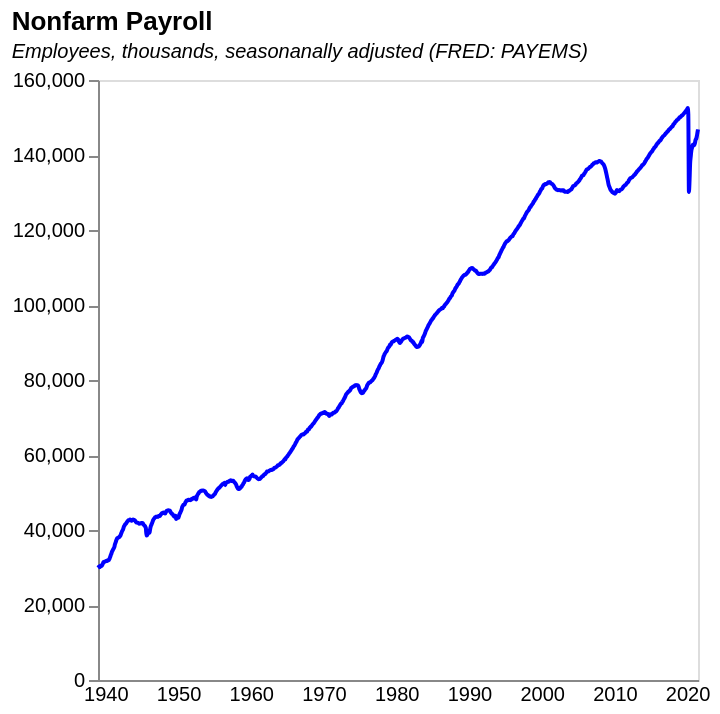

Source (Vega-Lite JSON):
### Vega-Lite specification from a JSON file in a GitHub repository (floating-point values rounded to 4 significant figures; data arrays with more than 128 entries replaced by an {"elided": "..."} marker saying what was removed)
{"$schema": "https://vega.github.io/schema/vega-lite/v5.json", "description": "US 10y bond yield", "title": {"text": "Nonfarm Payroll", "subtitle": "Employees, thousands, seasonanally adjusted (FRED: PAYEMS)", "subtitleFontStyle": "italic", "subtitleFontSize": 10, "anchor": "start", "color": "black"}, "data": {"values": {"elided": "991 records"}, "format": {"parse": {"date": "date"}}}, "height": 300, "width": 300, "mark": {"type": "line", "point": false, "interpolate": "monotone", "color": "blue"}, "encoding": {"x": {"field": "date", "type": "temporal", "axis": {"title": null, "grid": false, "labelSeparation": 10, "ticks": false}}, "y": {"field": "value", "type": "quantitative", "title": "", "axis": {"grid": false}}}}
